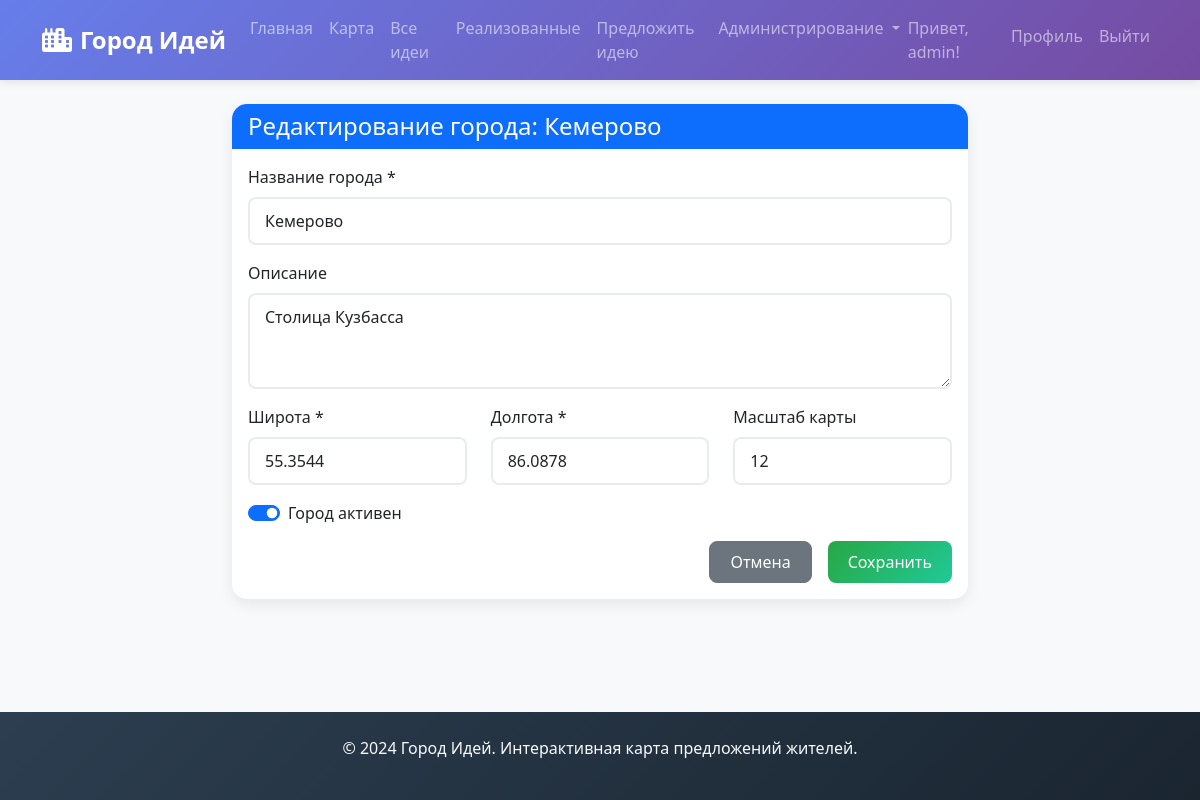
Page /admin/cities/edit/2 (signed in) on the committed database.
### tables this page shows
CREATE TABLE users (
        id INTEGER PRIMARY KEY AUTOINCREMENT,
        username TEXT UNIQUE NOT NULL,
        email TEXT UNIQUE NOT NULL,
        password_hash TEXT NOT NULL,
        is_admin BOOLEAN DEFAULT 0,
        created_at TIMESTAMP DEFAULT CURRENT_TIMESTAMP
    );

CREATE TABLE cities (
        id INTEGER PRIMARY KEY AUTOINCREMENT,
        name TEXT UNIQUE NOT NULL,
        description TEXT,
        latitude REAL NOT NULL,
        longitude REAL NOT NULL,
        zoom INTEGER DEFAULT 12,
        is_active BOOLEAN DEFAULT 1,
        created_at TIMESTAMP DEFAULT CURRENT_TIMESTAMP
    );

### app.py (the view, shortened to what this page needs)
@app.route('/admin/cities/edit/<int:city_id>', methods=['GET', 'POST'])
@login_required
def admin_edit_city(city_id):
    if not current_user.is_admin:
        flash('Доступ запрещен!', 'danger')
        return redirect(url_for('index'))
    city = db.get_city_by_id(city_id)
    if not city:
        flash('Город не найден!', 'danger')
        return redirect(url_for('admin_cities'))
    return render_template('admin_city_form.html', city=city)

### app.py (called while the page is built)
@login_manager.user_loader
def load_user(user_id):
    user_data = db.get_user_by_id(user_id)
    if user_data:
        return User(user_data)
    return None

### database.py (called while the page is built)
def get_db():
    conn = sqlite3.connect(DB_PATH)
    conn.row_factory = sqlite3.Row
    return conn

def get_user_by_id(user_id):
    conn = get_db()
    cursor = conn.cursor()
    cursor.execute('SELECT * FROM users WHERE id = ?', (user_id,))
    user = cursor.fetchone()
    conn.close()
    return dict(user) if user else None

def get_city_by_id(city_id):
    conn = get_db()
    cursor = conn.cursor()
    cursor.execute('SELECT * FROM cities WHERE id = ?', (city_id,))
    city = cursor.fetchone()
    conn.close()
    return dict(city) if city else None

### templates/admin_city_form.html
{% extends "base.html" %}
{% block content %}
<div class="row justify-content-center">
    <div class="col-lg-8">
        <div class="card">
            <div class="card-header bg-primary text-white">
                <h4 class="mb-0">
                    {% if city %}Редактирование города: {{ city.name }}{% else %}Добавление нового города{% endif %}
                </h4>
            </div>
            <div class="card-body">
                <form method="POST">
                    <div class="mb-3">
                        <label for="name" class="form-label">Название города *</label>
                        <input type="text" class="form-control" id="name" name="name"
                               value="{{ city.name if city else request.form.get('name', '') }}" required>
                    </div>
                    <div class="mb-3">
                        <label for="description" class="form-label">Описание</label>
                        <textarea class="form-control" id="description" name="description" rows="3">
                            {{- city.description if city else request.form.get('description', '') -}}
                        </textarea>
                    </div>
                    <div class="row mb-3">
                        <div class="col-md-4">
                            <label for="latitude" class="form-label">Широта *</label>
                            <input type="number" step="any" class="form-control" id="latitude" name="latitude"
                                   value="{{ city.latitude if city else request.form.get('latitude', '') }}" required>
                        </div>
                        <div class="col-md-4">
                            <label for="longitude" class="form-label">Долгота *</label>
                            <input type="number" step="any" class="form-control" id="longitude" name="longitude"
                                   value="{{ city.longitude if city else request.form.get('longitude', '') }}" required>
                        </div>
                        <div class="col-md-4">
                            <label for="zoom" class="form-label">Масштаб карты</label>
                            <input type="number" class="form-control" id="zoom" name="zoom"
                                   value="{{ city.zoom if city else request.form.get('zoom', 12) }}" min="1" max="18">
                        </div>
                    </div>
                    <div class="mb-3">
                        <div class="form-check form-switch">
                            <input class="form-check-input" type="checkbox" id="is_active" name="is_active"
                                   {% if city and city.is_active or request.form.get('is_active') %}checked{% endif %}>
                            <label class="form-check-label" for="is_active">
                                Город активен
                            </label>
                        </div>
                    </div>
                    <div class="d-grid gap-2 d-md-flex justify-content-md-end">
                        <a href="{{ url_for('admin_cities') }}" class="btn btn-secondary me-md-2">Отмена</a>
                        <button type="submit" class="btn btn-success">
                            {% if city %}Сохранить{% else %}Добавить город{% endif %}
                        </button>
                    </div>
                </form>
            </div>
        </div>
    </div>
</div>
{% endblock %}

### templates/base.html (shortened to what this page needs)
<!DOCTYPE html>
<html lang="ru">
<head>
    <link href="https://cdn.jsdelivr.net/npm/bootstrap@5.1.3/dist/css/bootstrap.min.css" rel="stylesheet">
    <link rel="stylesheet" href="{{ url_for('static', filename='css/style.css') }}">
    <link rel="stylesheet" href="https://cdnjs.cloudflare.com/ajax/libs/font-awesome/6.0.0/css/all.min.css">
</head>
<body>
    <nav class="navbar navbar-expand-lg navbar-dark bg-primary">
        <div class="container">
            <a class="navbar-brand" href="{{ url_for('index') }}">
                <i class="fas fa-city me-2"></i>Город Идей
            </a>
            <div class="collapse navbar-collapse" id="navbarNav">
                <ul class="navbar-nav me-auto">
                    <li class="nav-item">
                        <a class="nav-link" href="{{ url_for('index') }}">Главная</a>
                    </li>
                    {% if current_user.is_authenticated %}
                    <li class="nav-item">
                        <a class="nav-link" href="{{ url_for('map_page') }}">Карта</a>
                    </li>
                    <li class="nav-item">
                        <a class="nav-link" href="{{ url_for('ideas_list') }}">Все идеи</a>
                    </li>
                    <li class="nav-item">
                        <a class="nav-link" href="{{ url_for('implemented_ideas') }}">Реализованные</a>
                    </li>
                    <li class="nav-item">
                        <a class="nav-link" href="{{ url_for('add_idea') }}">Предложить идею</a>
                    </li>
                    {% if current_user.is_authenticated and current_user.is_admin %}
                    <li class="nav-item dropdown">
                        <a class="nav-link dropdown-toggle" href="#" id="adminDropdown" role="button" data-bs-toggle="dropdown">
                            Администрирование
                        </a>
                    </li>
                    {% endif %}
                    {% endif %}
                </ul>
                <ul class="navbar-nav">
                    {% if current_user.is_authenticated %}
                    <li class="nav-item">
                        <span class="navbar-text">Привет, {{ current_user.username }}!</span>
                    </li>
                    <li class="nav-item">
                        <a class="nav-link" href="{{ url_for('profile') }}">Профиль</a>
                    </li>
                    <li class="nav-item">
                        <a class="nav-link" href="{{ url_for('logout') }}">Выйти</a>
                    </li>
                    {% endif %}
                </ul>
            </div>
        </div>
    </nav>
    <div class="container mt-4">
        {% block content %}{% endblock %}
    </div>
    <footer class="bg-dark text-light mt-5 py-4">
        <div class="container text-center">
            <p>&copy; 2024 Город Идей. Интерактивная карта предложений жителей.</p>
        </div>
    </footer>
</body>
</html>

### static/css/style.css (style rules this page uses)
body { background-color: #f8f9fa; font-family: 'Segoe UI', Tahoma, Geneva, Verdana, sans-serif; min-height: 100vh; display: flex; flex-direction: column; }
.container { flex: 1; }
.navbar-brand { font-weight: 700; font-size: 1.5rem; }
.navbar-dark.bg-primary { background: linear-gradient(135deg, #667eea 0%, #764ba2 100%); box-shadow: 0 2px 10px rgba(0,0,0,0.1); }
.card { border: none; border-radius: 15px; box-shadow: 0 5px 15px rgba(0,0,0,0.08); transition: transform 0.3s ease, box-shadow 0.3s ease; margin-bottom: 20px; }
.card-header { border-radius: 15px 15px 0 0 !important; border-bottom: none; font-weight: 600; }
.btn { border-radius: 8px; padding: 8px 20px; font-weight: 500; transition: all 0.3s ease; }
.btn-success { background: linear-gradient(135deg, #42e695 0%, #3bb2b8 100%); border: none; }
.form-control, .form-select { border-radius: 8px; border: 2px solid #e9ecef; padding: 10px 15px; }
footer { margin-top: auto; background: linear-gradient(135deg, #2c3e50 0%, #1a2530 100%); color: white; }
.btn-success { background: linear-gradient(135deg, #28a745 0%, #20c997 100%); border: none; transition: all 0.3s; }

### rows in the picture
users: username "admin"
cities: name "Кемерово", description "Столица Кузбасса", latitude "55.3544", longitude "86.0878", zoom "12", is_active "☑"
